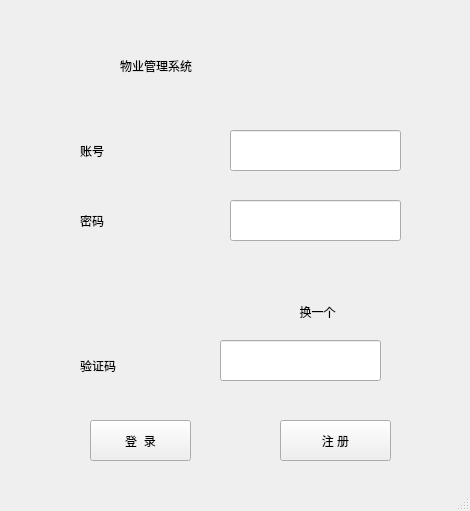
<?xml version="1.0" encoding="UTF-8"?>
<ui version="4.0">
 <class>MainWindow</class>
 <widget class="QMainWindow" name="MainWindow">
  <property name="geometry">
   <rect>
    <x>0</x>
    <y>0</y>
    <width>470</width>
    <height>511</height>
   </rect>
  </property>
  <property name="sizePolicy">
   <sizepolicy hsizetype="Fixed" vsizetype="Fixed">
    <horstretch>0</horstretch>
    <verstretch>0</verstretch>
   </sizepolicy>
  </property>
  <property name="windowTitle">
   <string>登   录</string>
  </property>
  <widget class="QWidget" name="centralwidget">
   <widget class="QLabel" name="label">
    <property name="geometry">
     <rect>
      <x>120</x>
      <y>30</y>
      <width>261</width>
      <height>71</height>
     </rect>
    </property>
    <property name="styleSheet">
     <string notr="true">font: 28pt &quot;黑体&quot;;</string>
    </property>
    <property name="text">
     <string>物业管理系统</string>
    </property>
   </widget>
   <widget class="QLabel" name="label_2">
    <property name="geometry">
     <rect>
      <x>80</x>
      <y>130</y>
      <width>71</width>
      <height>41</height>
     </rect>
    </property>
    <property name="styleSheet">
     <string notr="true">font: 15pt &quot;黑体&quot;;</string>
    </property>
    <property name="text">
     <string>账号</string>
    </property>
   </widget>
   <widget class="QLabel" name="label_3">
    <property name="geometry">
     <rect>
      <x>80</x>
      <y>200</y>
      <width>91</width>
      <height>41</height>
     </rect>
    </property>
    <property name="styleSheet">
     <string notr="true">font: 15pt &quot;黑体&quot;;</string>
    </property>
    <property name="text">
     <string>密码</string>
    </property>
   </widget>
   <widget class="QLineEdit" name="lineEdit">
    <property name="geometry">
     <rect>
      <x>230</x>
      <y>130</y>
      <width>171</width>
      <height>41</height>
     </rect>
    </property>
    <property name="styleSheet">
     <string notr="true">font: 15pt &quot;黑体&quot;;</string>
    </property>
   </widget>
   <widget class="QLineEdit" name="lineEdit_2">
    <property name="geometry">
     <rect>
      <x>230</x>
      <y>200</y>
      <width>171</width>
      <height>41</height>
     </rect>
    </property>
    <property name="styleSheet">
     <string notr="true">font: 15pt &quot;黑体&quot;;</string>
    </property>
    <property name="echoMode">
     <enum>QLineEdit::Password</enum>
    </property>
   </widget>
   <widget class="QPushButton" name="pushButton">
    <property name="geometry">
     <rect>
      <x>90</x>
      <y>420</y>
      <width>101</width>
      <height>41</height>
     </rect>
    </property>
    <property name="styleSheet">
     <string notr="true">font: 16pt &quot;黑体&quot;;</string>
    </property>
    <property name="text">
     <string>登  录</string>
    </property>
   </widget>
   <widget class="QPushButton" name="pushButton_2">
    <property name="geometry">
     <rect>
      <x>280</x>
      <y>420</y>
      <width>111</width>
      <height>41</height>
     </rect>
    </property>
    <property name="styleSheet">
     <string notr="true">font: 16pt &quot;黑体&quot;;</string>
    </property>
    <property name="text">
     <string>注 册</string>
    </property>
   </widget>
   <widget class="QLabel" name="label_4">
    <property name="geometry">
     <rect>
      <x>80</x>
      <y>350</y>
      <width>71</width>
      <height>31</height>
     </rect>
    </property>
    <property name="styleSheet">
     <string notr="true">font: 15pt &quot;黑体&quot;;</string>
    </property>
    <property name="text">
     <string>验证码</string>
    </property>
   </widget>
   <widget class="QLabel" name="label_5">
    <property name="geometry">
     <rect>
      <x>80</x>
      <y>280</y>
      <width>161</width>
      <height>51</height>
     </rect>
    </property>
    <property name="text">
     <string/>
    </property>
   </widget>
   <widget class="QPushButton" name="pushButton_3">
    <property name="geometry">
     <rect>
      <x>280</x>
      <y>300</y>
      <width>75</width>
      <height>23</height>
     </rect>
    </property>
    <property name="styleSheet">
     <string notr="true">background: transparent;
font: 12pt &quot;黑体&quot;;</string>
    </property>
    <property name="text">
     <string>换一个</string>
    </property>
    <property name="flat">
     <bool>true</bool>
    </property>
   </widget>
   <widget class="QLineEdit" name="lineEdit_3">
    <property name="geometry">
     <rect>
      <x>220</x>
      <y>340</y>
      <width>161</width>
      <height>41</height>
     </rect>
    </property>
    <property name="styleSheet">
     <string notr="true">font: 15pt &quot;黑体&quot;;</string>
    </property>
   </widget>
   <zorder>pushButton</zorder>
   <zorder>label</zorder>
   <zorder>label_2</zorder>
   <zorder>label_3</zorder>
   <zorder>lineEdit</zorder>
   <zorder>lineEdit_2</zorder>
   <zorder>pushButton_2</zorder>
   <zorder>label_4</zorder>
   <zorder>label_5</zorder>
   <zorder>pushButton_3</zorder>
   <zorder>lineEdit_3</zorder>
  </widget>
  <widget class="QStatusBar" name="statusbar"/>
 </widget>
 <resources>
  <include location="../QUI/rc.qrc"/>
 </resources>
 <connections/>
</ui>
